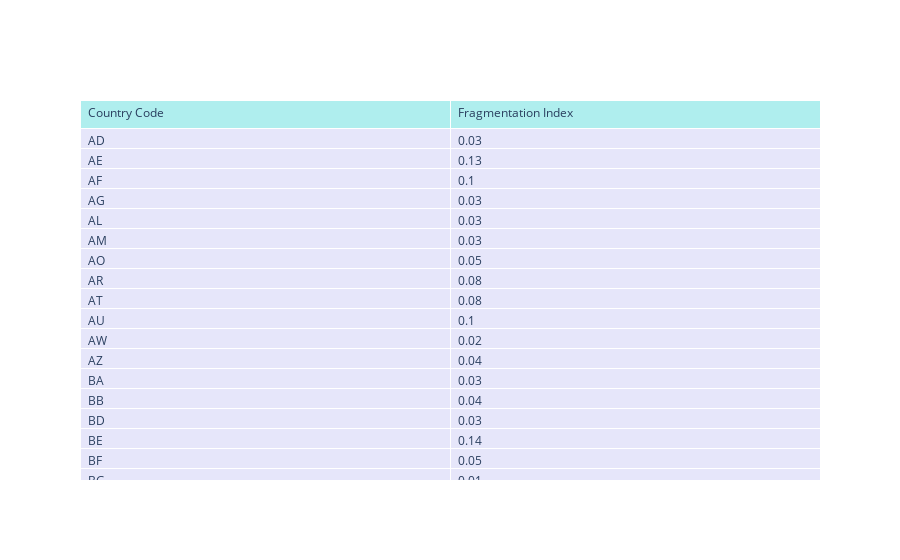

Notebook code for this chart:
### Markdown cell above
### Create a table that list each country and their findex value

### Code cell
fig = go.Figure(data=[go.Table(
    header=dict(values=['Country Code', 'Fragmentation Index'],
                fill_color='paleturquoise',
                align='left'),
    cells=dict(values=ann_cc_agg_df[['cc', 'findex']].transpose().values.tolist(),
               fill_color='lavender',
               align='left'))
])

fig.show()

### Figure 1 — Plotly figure (JSON) as saved in the notebook; plotly's stock layout.template omitted (floating-point values rounded to 4 significant figures; data arrays with more than 128 entries replaced by an {"elided": "..."} marker saying what was removed)
{"data": [{"cells": {"align": "left", "fill": {"color": "lavender"}, "values": {"elided": "2x198 mixed values"}}, "header": {"align": "left", "fill": {"color": "paleturquoise"}, "values": ["Country Code", "Fragmentation Index"]}, "type": "table"}], "layout": {"autosize": true}}
